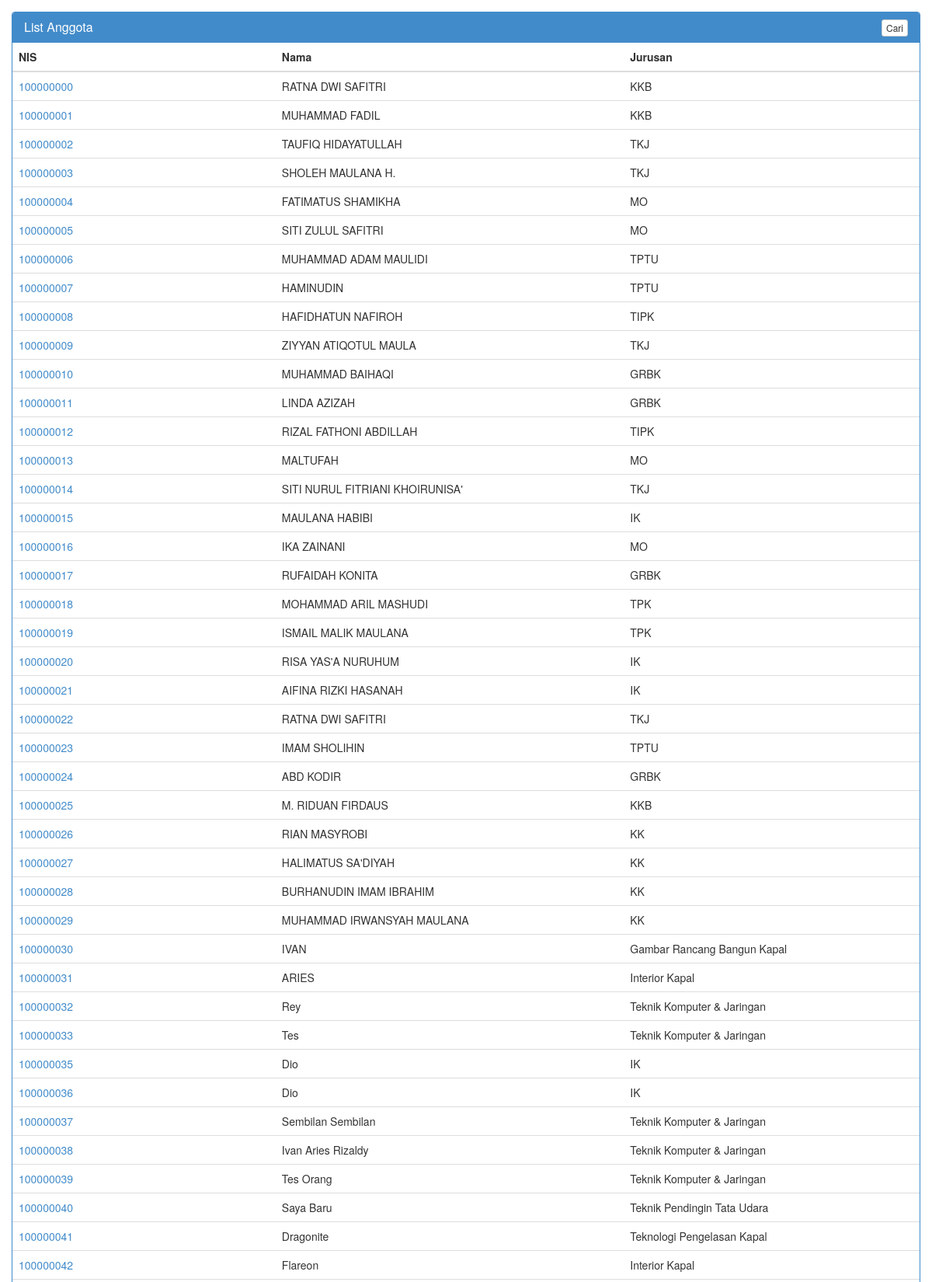
/anggota/listanggota.php (upper part), run on the app's committed database.
### tables this page shows
CREATE TABLE `anggota` (
  `NO` int(5) NOT NULL,
  `NIS` bigint(10) NOT NULL,
  `NAMA` varchar(35) NOT NULL,
  `KELAS` char(5) NOT NULL,
  `JURUSAN` varchar(35) NOT NULL,
  `ALAMAT` varchar(100) NOT NULL,
  `HP` char(12) NOT NULL,
  `JK` char(1) NOT NULL
);

### anggota/listanggota.php (the view, shortened to what this page needs)
<!DOCTYPE html>
<html lang="en">
<head>
    <link href="bot/strap.css" rel="stylesheet">
</head>
<body>
<div class="container">
     <div class="row">
        <div class="panel panel-primary filterable">
            <div class="panel-heading">
                <h3 class="panel-title">List Anggota</h3>
                <div class="pull-right">
                    <button class="btn btn-default btn-xs btn-filter"><span></span> Cari</button>
                </div>
            </div>
            <table class="table">
                <thead>
                    <tr class="filters">
                        <th><input type="text" class="form-control" placeholder="NIS" disabled></th>
                        <th><input type="text" class="form-control" placeholder="Nama" disabled></th>
                        <th><input type="text" class="form-control" placeholder="Jurusan" disabled></th>
                    </tr>
                </thead>
                <tbody>
							<?php
								$ndelok = "SELECT * FROM anggota";
								$queryndelok = mysql_query($ndelok);
								while($dadi = mysql_fetch_array($queryndelok))
								{
							?>
                    <tr>
                        <td><a href="detail.php?NIS=<?php echo $dadi["NIS"]; ?>" ><?php echo $dadi['NIS']; ?></a></td>
                        <td><?php echo $dadi['NAMA']; ?></td>
                        <td><?php echo $dadi['JURUSAN']; ?></td>
                    </tr>
							<?php
								}
							?>
                </tbody>
            </table>
        </div>
    </div>
</div>
</body>
</html>

### anggota/listanggota.php (style rules this page uses)
.filterable { margin-top: 15px; }
.filterable .panel-heading .pull-right { margin-top: -20px; }
.filterable .filters input[disabled] { background-color: transparent; border: none; cursor: auto; box-shadow: none; padding: 0; height: auto; }

### data on the page
anggota: NIS "100000000", NAMA "RATNA DWI SAFITRI", JURUSAN "KKB"
anggota: NIS "100000001", NAMA "MUHAMMAD FADIL", JURUSAN "KKB"
anggota: NIS "100000002", NAMA "TAUFIQ HIDAYATULLAH", JURUSAN "TKJ"
anggota: NIS "100000003", NAMA "SHOLEH MAULANA H.", JURUSAN "TKJ"
anggota: NIS "100000004", NAMA "FATIMATUS SHAMIKHA", JURUSAN "MO"
anggota: NIS "100000005", NAMA "SITI ZULUL SAFITRI", JURUSAN "MO"
anggota: NIS "100000006", NAMA "MUHAMMAD ADAM MAULIDI", JURUSAN "TPTU"
anggota: NIS "100000007", NAMA "HAMINUDIN", JURUSAN "TPTU"
anggota: NIS "100000008", NAMA "HAFIDHATUN NAFIROH", JURUSAN "TIPK"
anggota: NIS "100000009", NAMA "ZIYYAN ATIQOTUL MAULA", JURUSAN "TKJ"
anggota: NIS "100000010", NAMA "MUHAMMAD BAIHAQI", JURUSAN "GRBK"
anggota: NIS "100000011", NAMA "LINDA AZIZAH", JURUSAN "GRBK"
anggota: NIS "100000012", NAMA "RIZAL FATHONI ABDILLAH", JURUSAN "TIPK"
anggota: NIS "100000013", NAMA "MALTUFAH", JURUSAN "MO"
anggota: NIS "100000014", NAMA "SITI NURUL FITRIANI KHOIRUNISA'", JURUSAN "TKJ"
anggota: NIS "100000015", NAMA "MAULANA HABIBI", JURUSAN "IK"
anggota: NIS "100000016", NAMA "IKA ZAINANI", JURUSAN "MO"
anggota: NIS "100000017", NAMA "RUFAIDAH KONITA", JURUSAN "GRBK"
anggota: NIS "100000018", NAMA "MOHAMMAD ARIL MASHUDI", JURUSAN "TPK"
anggota: NIS "100000019", NAMA "ISMAIL MALIK MAULANA", JURUSAN "TPK"
anggota: NIS "100000020", NAMA "RISA YAS'A NURUHUM", JURUSAN "IK"
anggota: NIS "100000021", NAMA "AIFINA RIZKI HASANAH", JURUSAN "IK"
anggota: NIS "100000022", NAMA "RATNA DWI SAFITRI", JURUSAN "TKJ"
anggota: NIS "100000023", NAMA "IMAM SHOLIHIN", JURUSAN "TPTU"
anggota: NIS "100000024", NAMA "ABD KODIR", JURUSAN "GRBK"
anggota: NIS "100000025", NAMA "M. RIDUAN FIRDAUS", JURUSAN "KKB"
anggota: NIS "100000026", NAMA "RIAN MASYROBI", JURUSAN "KK"
anggota: NIS "100000027", NAMA "HALIMATUS SA'DIYAH", JURUSAN "KK"
anggota: NIS "100000028", NAMA "BURHANUDIN IMAM IBRAHIM", JURUSAN "KK"
anggota: NIS "100000029", NAMA "MUHAMMAD IRWANSYAH MAULANA", JURUSAN "KK"
anggota: NIS "100000030", NAMA "IVAN", JURUSAN "Gambar Rancang Bangun Kapal"
anggota: NIS "100000031", NAMA "ARIES", JURUSAN "Interior Kapal"
anggota: NIS "100000032", NAMA "Rey", JURUSAN "Teknik Komputer & Jaringan"
anggota: NIS "100000033", NAMA "Tes", JURUSAN "Teknik Komputer & Jaringan"
anggota: NIS "100000035", NAMA "Dio", JURUSAN "IK"
anggota: NIS "100000036", NAMA "Dio", JURUSAN "IK"
anggota: NIS "100000037", NAMA "Sembilan Sembilan", JURUSAN "Teknik Komputer & Jaringan"
anggota: NIS "100000038", NAMA "Ivan Aries Rizaldy", JURUSAN "Teknik Komputer & Jaringan"
anggota: NIS "100000039", NAMA "Tes Orang", JURUSAN "Teknik Komputer & Jaringan"
anggota: NIS "100000040", NAMA "Saya Baru", JURUSAN "Teknik Pendingin Tata Udara"
anggota: NIS "100000041", NAMA "Dragonite", JURUSAN "Teknologi Pengelasan Kapal"
anggota: NIS "100000042", NAMA "Flareon", JURUSAN "Interior Kapal"
